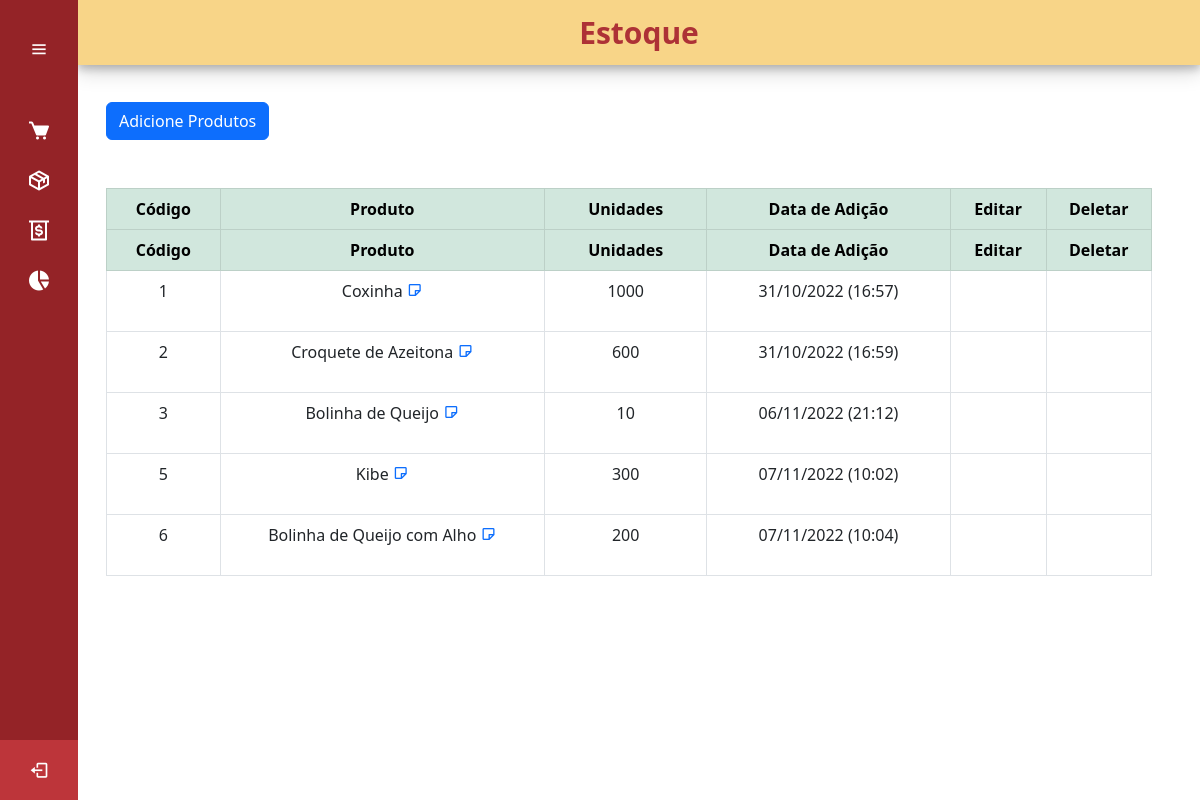
The page /estoque on the database as committed earlier.
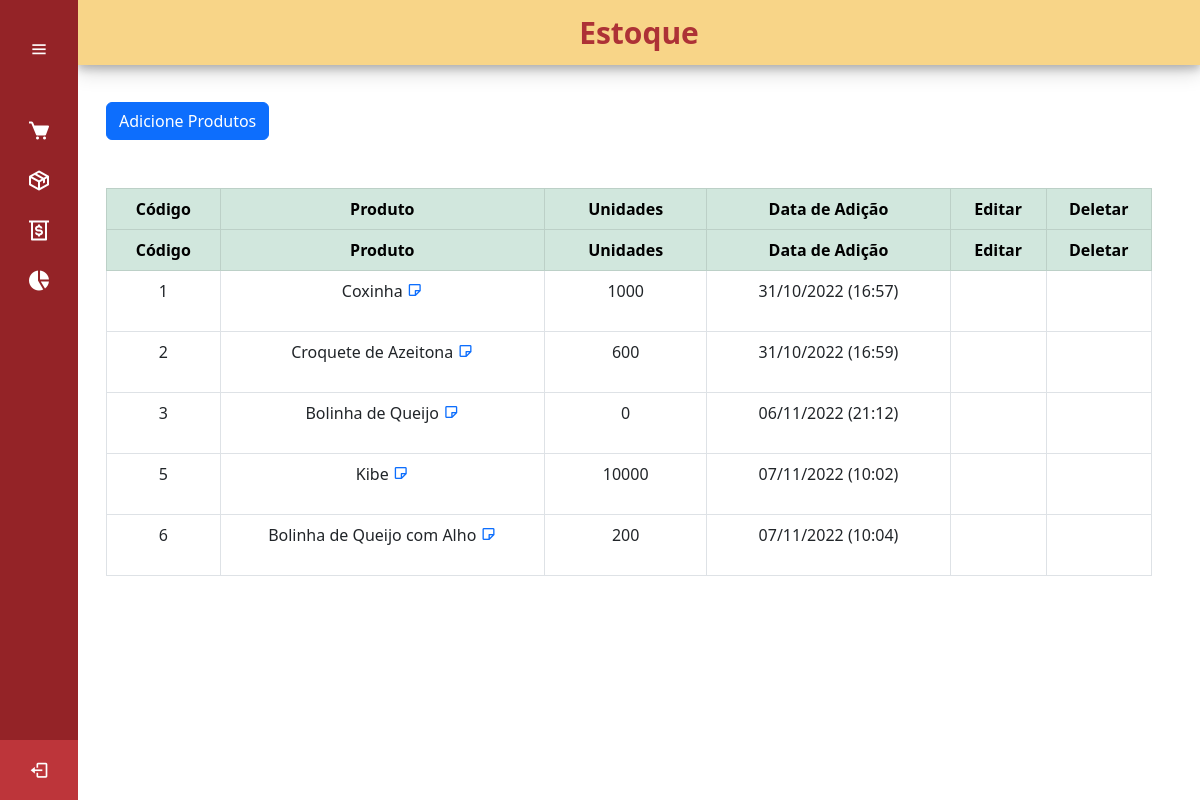
The same page on the database as committed later.
### cadastro/models.py (models this page shows, shortened)
class ListaProdutos(models.Model):
    nome_produto = models.CharField(max_length=50, verbose_name='Produto')
    quantidade_produto = models.IntegerField(verbose_name='Qntd.')
    data_adicao_prod= models.DateTimeField(auto_now_add= True ,verbose_name='Data de Adição')
    nota_produto = models.TextField(null=True, blank=True)

### cadastro/views.py (the view)
# urls.py: path('estoque', estoque, name='estoque'),
def estoque(request):
    produto_list = ListaProdutos.objects.all()
    return render (request , 'paginas/estoque.html',{'produtos':produto_list})

### paginas/templates/paginas/estoque.html (shortened to what this page needs)
{% extends 'paginas/modelo.html' %}
{% load static %}
{% block conteudo %}
<div class="home_content" style="top: 30px">
    <div class="conteudo_pagina">
        <div class="container">
            <br><br><br>
            <button type="button" class="btn btn-primary" data-bs-toggle="modal" data-bs-target="#addModal">
                Adicione Produtos
            </button>
            <br><br><br>
            <table class="table table-bordered" id="table" style="text-align: center ;">
                <thead class="table-success">
                    <tr>
                        <th style="width: 7%;">Código</th>
                        <th style="width: 20%;">Produto</th>
                        <th style="width: 10%;">Unidades</th>
                        <th style="width: 15%;">Data de Adição</th>
                        <th style="width: 5%;">Editar</th>
                        <th style="width: 5%;">Deletar</th>
                    </tr>
                </thead>
                {% for produto in produtos %}
                <tr>
                    <td>{{ produto.id }}</td>
                    <td>{{ produto.nome_produto }} <a class="text-center" title="Nota Produto" data-bs-toggle="modal" data-bs-target="#notaModal{{ produto.pk }}"><i class='bx bx-note'></i></a></td>
                    <td>{{ produto.quantidade_produto }}</td>
                    <td>{{ produto.data_adicao_prod | date:'d/m/Y (H:i)' }}</td>
                    <td>
                        <a class="btn btn-sucess text-center" title="Editar Produto" data-bs-toggle="modal"
                            data-bs-target="#editModal{{ produto.pk }}">
                            <box-icon name='edit'></box-icon>
                        </a>
                    </td>
                    <td>
                        <a class="btn text-center" title="Deletar Produto" data-bs-toggle="modal"
                            data-bs-target="#deleteModal{{ produto.pk }}">
                            <box-icon name='trash'></box-icon>
                        </a>
                    </td>
                </tr>
                {% endfor %}
            </table>
        </div>
    </div>
</div>
{% endblock %}

Rows that differ between the two databases and show on the page:
changed ListaProdutos "Bolinha de Queijo": quantidade_produto "10" → "0"
changed ListaProdutos "Kibe": quantidade_produto "300" → "10000"
